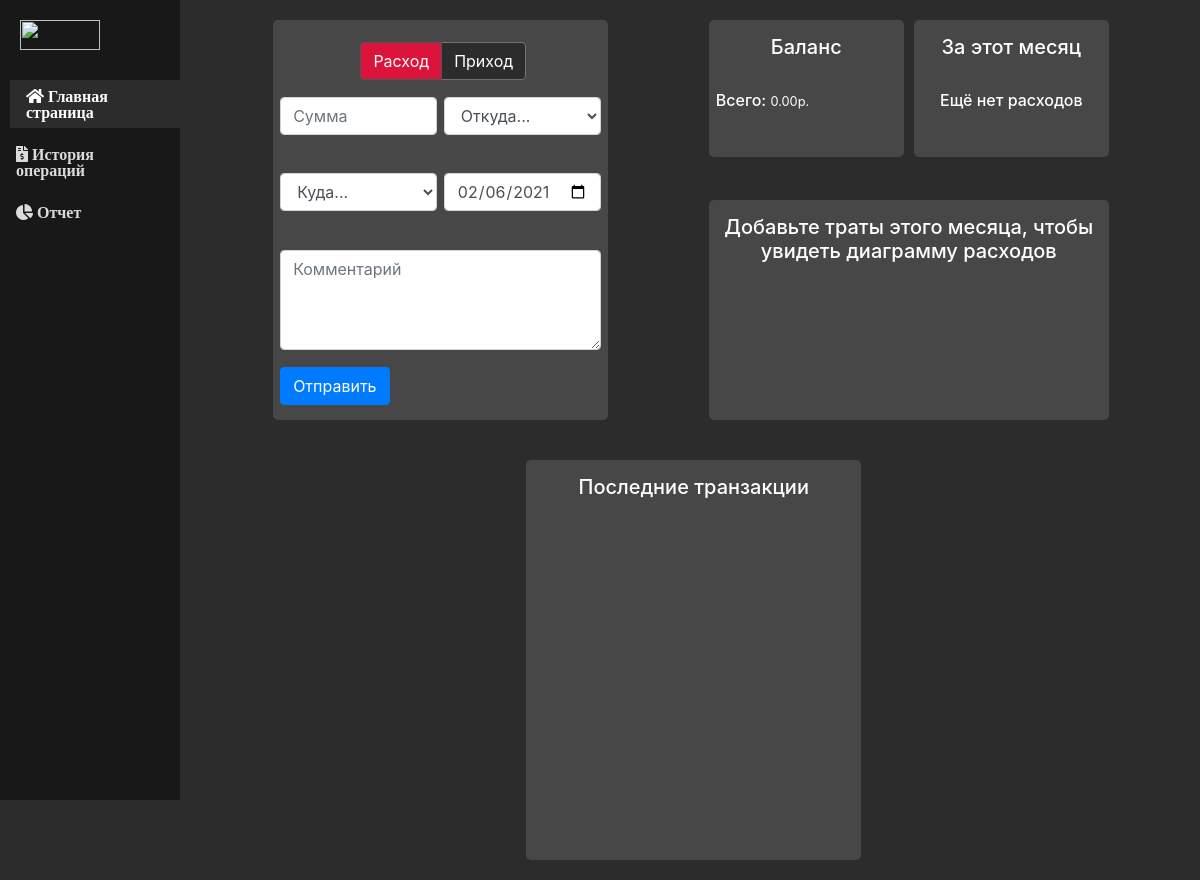
The app's page /, older data.
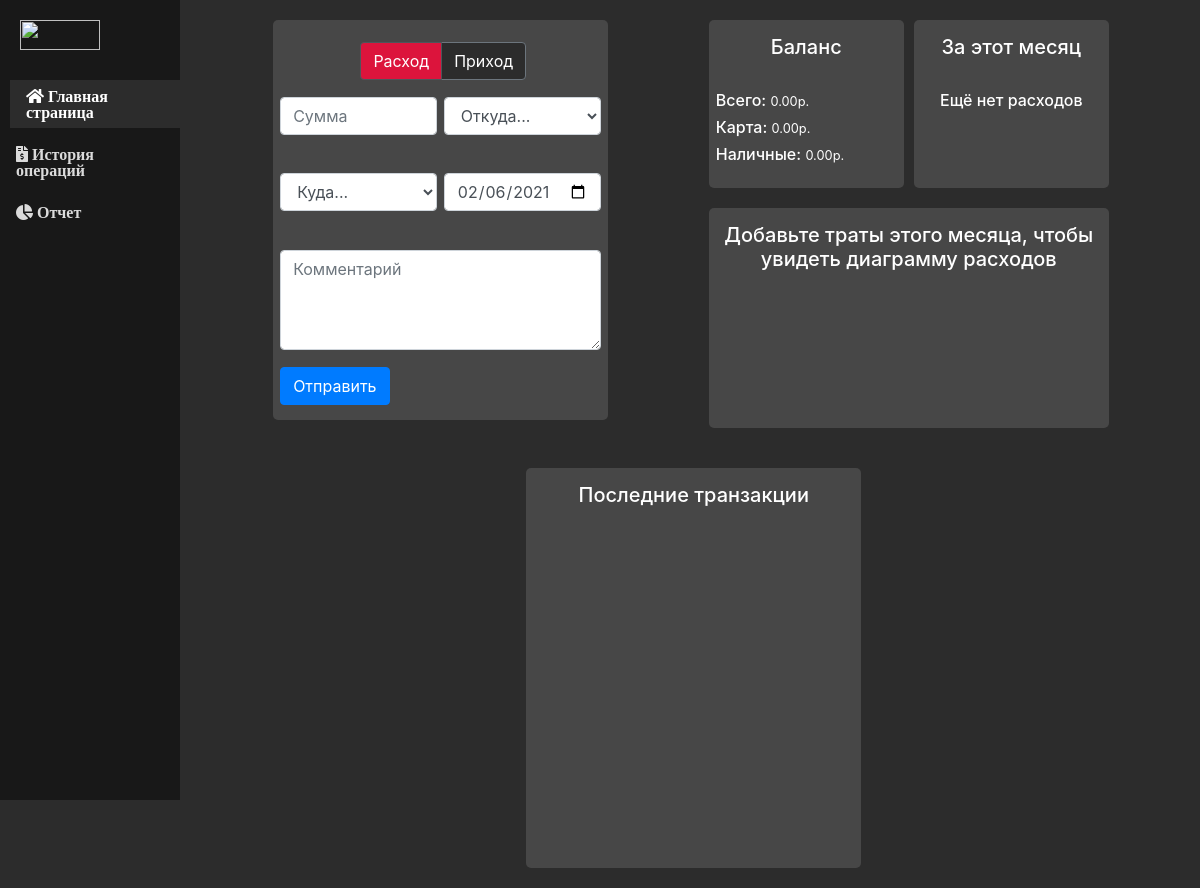
The same page, newer data.
### core/models.py (models this page shows)
class Account(models.Model):
    name = models.CharField(max_length=100)

### core/views.py (the view, shortened to what this page needs)
# urls.py: path('', views.main, name='main'),
def main(request):
    visible_form = 'expense'
    formEF = ExpenseForm()
    formIF = IncomeForm()
    url_name = request.resolver_match.url_name
    return render(request, 'core/main.html', {
        'account_list': utils.get_account_list(),
        'latest_transactions': utils.get_current_week_transactions(),
        'url_name': url_name,
        'income_form': formIF,
        'expence_form': formEF,
        'visible_form': visible_form,
        'expenses': utils.get_expenses_for_this_month()
    })

### core/forms/IncomeForm.py (shortened to what this page needs)
class IncomeForm(forms.Form):
    def __init__(self, *args, **kwargs):
        super().__init__(*args, **kwargs)
        for visible in self.visible_fields():
            visible.field.widget.attrs['class'] = 'form-control'
    amount = forms.FloatField(
        min_value=0,
        label='Сумма',
        widget=forms.NumberInput(attrs={
            'placeholder': 'Сумма'
        })
    )
    from1 = forms.ChoiceField(
        label='Из',
        choices=[(-1, "Откуда...")] + list(chain(
            get_income_category_choices(),
            get_account_choices()
        ))
    )
    to = forms.ChoiceField(
        label='В',
        choices=[(-1, "Куда...")] + get_account_choices(),
        widget=forms.Select(attrs={
                'placeholder': 'Куда'
        })
    )
    date = forms.DateField(label='Дата', widget=CustomDateInput(attrs={
                'value': date.today()
    }))
    commentary = forms.CharField(
        label='Комментарий',
        required=False,
        widget=forms.Textarea(attrs={
                'placeholder': 'Комментарий'
        })
    )

### core/templates/core/main.html (shortened to what this page needs)
{% extends 'core/base.html' %} {% block title %}Главная страница{% endblock %}
{% load static %}
{% block content %}
  <div class="row">
    <div class="col col-main">
      <div class="content-rec expense-form">
        <div class="btn-chose-form">
          <div class="btn-group btn-group-toggle" data-toggle="buttons" >
            <label class="btn btn-secondary active">
              <input type="radio" autocomplete="off" name="form-choose" {% if visible_form == 'expense' %} checked {% endif %} onclick="chooseForm('expense')" />Расход
            </label>
            <label class="btn btn-secondary ">
              <input type="radio" name="form-choose" {% if visible_form == 'income' %} checked {% endif %} onclick="chooseForm('income')" /> Приход
            </label>
          </div>
        </div>
        <form method="POST"  class="my-form  {% if visible_form != 'expense' %}invisible{% endif %}" id="main-page__expence-form" action="{% url 'core:main' %}"  >
          {% include "core/base_form.html" with form=expence_form %}
        </form>
      </div>
    </div>
    <div class="col col-main-center">
      <div class="content-rec expenses-diag" id="main-page__expense-chart">
        <h5 class="text-center">
        Добавьте траты этого месяца, чтобы увидеть диаграмму расходов
        </h5>
      </div>
      {% if account_list %}
        <div class="content-rec balance">
          <h5 class="text-center">Баланс</h5><br>
          {% for account in account_list %}
              <h6>{{ account.name }}: <small>{{account.amount | floatformat:2}}р.</small></h6>
          {% endfor %}
        </div>
      {% else %}
        <p>No accounts are available.</p>
      {% endif %}
      <div class="content-rec expenses">
        <h5 class="text-center">За этот месяц</h5><br>
        {% if expenses %}
          {% for exp in expenses %}
            <h6>{{exp.name}}: <small>{{exp.amount | floatformat:2}}</small></h6>
          {% endfor %}
        {% else %}
          <h6 class="text-center">Ещё нет расходов</h6>
        {% endif %}
      </div>
    </div>
    <div class="col col-main">
        <div class="content-rec history-log">
            <h5 class="text-center">Последние транзакции</h5>
            <div class="go-away-scroll-bar">
              <div class="latest-transactions">
            </div>
          </div>
        </div>
    </div>
  </div>
{% endblock %}

Row changes from the older to the newer data that the page shows:
added Account: name "Карта"
added Account: name "Наличные"
Text that changed along with them:
new list line: ": 0.00 р."
